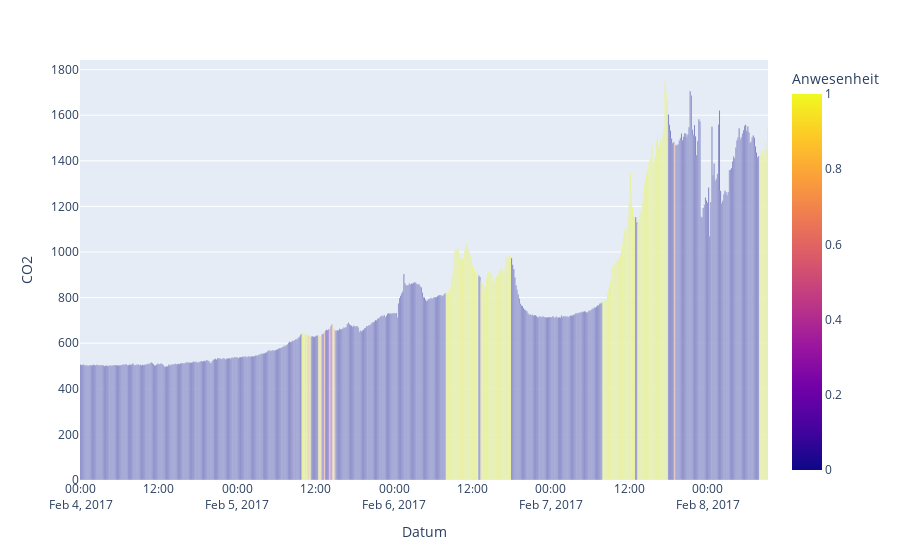

Notebook code for this chart:
### Markdown cell above
## Random Forest

### Code cell
#train_model(classifier=RandomForestClassifier,scaler=MinMaxScaler)
print(pd.DataFrame(columns=df.columns))
X = df.drop(columns=[label])
y = df[label]

X_train, X_test, y_train, y_test = train_test_split(X,y, test_size=0.25,random_state=42)
scale_features(StandardScaler)

mRF = RandomForestClassifier()
%time mRF.fit(X_train, y_train)

report(mRF)
test_viz(mRF)

### Figure 1 — Plotly figure (JSON) as saved in the notebook; plotly's stock layout.template omitted (floating-point values rounded to 4 significant figures; data arrays with more than 128 entries replaced by an {"elided": "..."} marker saying what was removed)
{"data": [{"alignmentgroup": "True", "hovertemplate": "Datum=%{x}<br>CO2=%{y}<br>Anwesenheit=%{marker.color}<extra></extra>", "legendgroup": "", "marker": {"color": {"elided": "632 float values"}, "coloraxis": "coloraxis", "pattern": {"shape": ""}}, "name": "", "offsetgroup": "", "orientation": "v", "showlegend": false, "textposition": "auto", "type": "bar", "x": {"elided": "632 str values"}, "xaxis": "x", "y": {"elided": "632 float values"}, "yaxis": "y"}], "layout": {"barmode": "relative", "coloraxis": {"colorbar": {"title": {"text": "Anwesenheit"}}, "colorscale": [[0, "#0d0887"], [0.1111, "#46039f"], [0.2222, "#7201a8"], [0.3333, "#9c179e"], [0.4444, "#bd3786"], [0.5556, "#d8576b"], [0.6667, "#ed7953"], [0.7778, "#fb9f3a"], [0.8889, "#fdca26"], [1, "#f0f921"]]}, "legend": {"tracegroupgap": 0}, "margin": {"t": 60}, "xaxis": {"anchor": "y", "domain": [0, 1], "title": {"text": "Datum"}}, "yaxis": {"anchor": "x", "domain": [0, 1], "title": {"text": "CO2"}}}}
